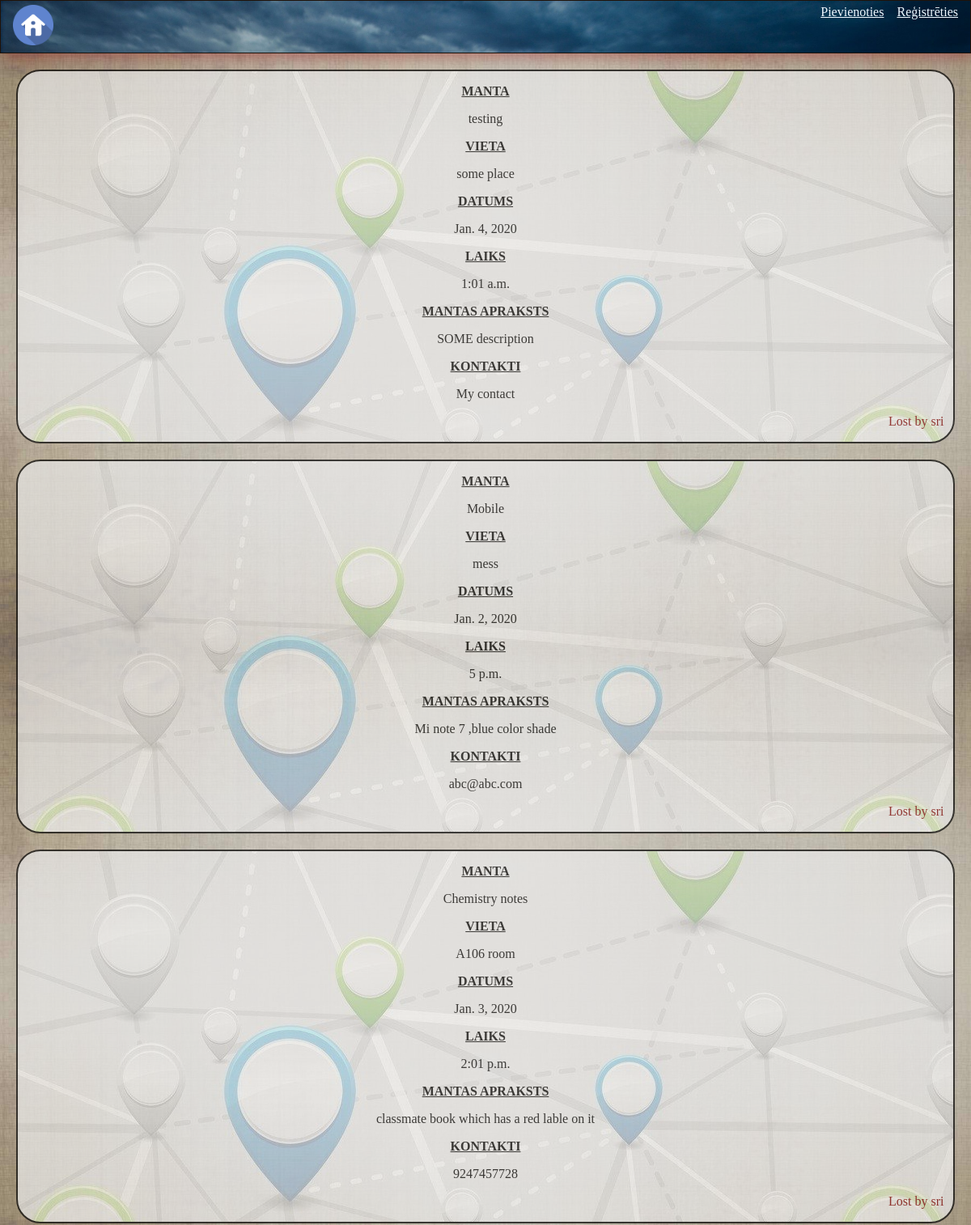
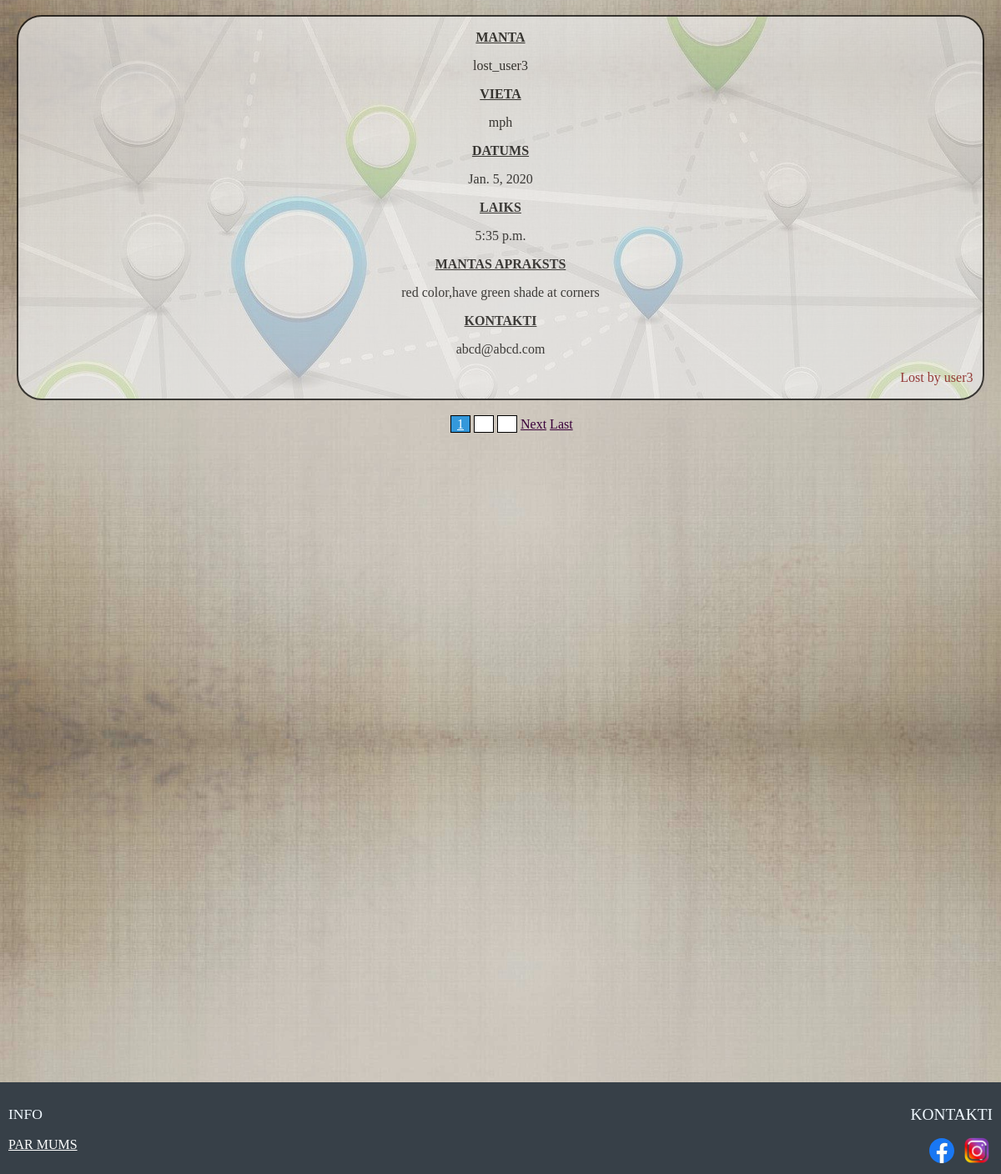
The page /lostlist/ on the database its author committed (2 pictures, top to bottom).
### lost/models.py (models this page shows, shortened)
class itemlost(models.Model):
    product_title = models.CharField(max_length=100)
    place = models.TextField(default='Lost this item near ..')
    date = models.DateField()
    time=models.TimeField()
    description = models.TextField()
    contactme = models.CharField(max_length=150,default='email')
    username=models.CharField(max_length=100,blank=True,default='NULL')

### lost/views.py (the view)
# urls.py: path('lostlist/',lost_view,name='lost_list'),
def lost_view(request,*args,**kwargs):
    obj=itemlost.objects.all()
    obj1=list(reversed(obj))
    paginator=Paginator(obj1, 4)
    page=request.GET.get('page') # ?page=number
    objpic=Profile.objects.all()
    context={
        'object':paginator.get_page(page),
        'objectpic':objpic
        }
    return render(request,"lostlist.html",context)

### templates/lostlist.html (shortened to what this page needs)
{%include 'base.html'%}
{%include 'header.html'%}
<div style="padding-bottom: 780px;">
    {%for data in object%}
        <div class="list common">
            <p><u><b>MANTA</b></u></p>
            <p> {{data.product_title}}</p>
            <p><u><b>VIETA</b></u></p>
            <p>{{data.place}}</p>
            <p><u><b>DATUMS</b></u></p>
            <p>{{data.date}}</p>
            <p><u><b>LAIKS</b></u></p>
            <p>{{data.time}}</p>
            <p><u><b>MANTAS APRAKSTS</b></u></p>
            <p>{{data.description}}</p>
            <p><u><b>KONTAKTI</b></u></p>
            <p>{{data.contactme}}</p>
            {%if data.username != ''%}
            <p style="text-align: right; padding-right: 1%; color: rgb(129, 4, 4); ">Lost by {{data.username}}</p>
            {%else%}
            <p style="text-align: right; padding-right: 1%; color: rgb(129, 4, 4);">Lost by #Anonymous</p>
            {%endif%}
        </div>
    {%endfor%}
    {% for num in object.paginator.page_range %}
        {% if object.number == num %}
            {% if not object.has_previous %}
                <a class="current" href="?page={{ num }}" style="margin-left: 45%;">{{ num }}</a>
            {% else %}
                <a class="current" href="?page={{ num }}">{{ num }}</a>
            {% endif %}
        {% elif num > object.number|add:'-3' and num < object.number|add:'3' %}
            <a href="?page={{ num }}" class="pagenums">{{ num }}</a>
        {% endif %}
    {% endfor %}
    {% if object.has_next %}
        <a href="?page={{ object.next_page_number }}" class="pagenumslinks">Next</a>
        <a href="?page={{ object.paginator.num_pages }}" class="pagenumslinks">Last</a>
    {% endif %}
</div>
{% include 'footer.html' %}

### static/css/style.css (style rules this page uses)
body { margin:0px; padding:0px; background-color: whitesmoke ; background-size:100%; background-image: url("images/background_header.jpg"); }
.common { margin: 20px; text-align: center; font-family: serif; color: black; border: 2px solid black; opacity: 0.7; transition: box-shadow 0.4s; background-image: url("images/background2.jpg"); border-radius: 30px; cursor: pointer; }
a:link { color:#ffffff ; }
.pagenums { border: 1px solid black; text-align: center; padding: 1px 7px; background-color: white; }
.current { border: 1px solid black; text-align: center; padding: 1px 7px; background-color: #3498db; }
a.pagenumslinks { color: #3a013a; }

### rows shown on the page
itemlost: product_title "testing", place "some place", date "Jan. 4, 2020", time "1:01 a.m.", description "SOME description", contactme "My contact", username "sri"
itemlost: product_title "Mobile", place "mess", date "Jan. 2, 2020", time "5 p.m.", description "Mi note 7 ,blue color shade", contactme "abc@abc.com", username "sri"
itemlost: product_title "Chemistry notes", place "A106 room", date "Jan. 3, 2020", time "2:01 p.m.", description "classmate book which has a red lable on it", contactme "9247457728", username "sri"
itemlost: product_title "lost_user3", place "mph", date "Jan. 5, 2020", time "5:35 p.m.", description "red color,have green shade at corners", contactme "abcd@abcd.com", username "user3"

### other values the page prints
{{ num }} "1"
